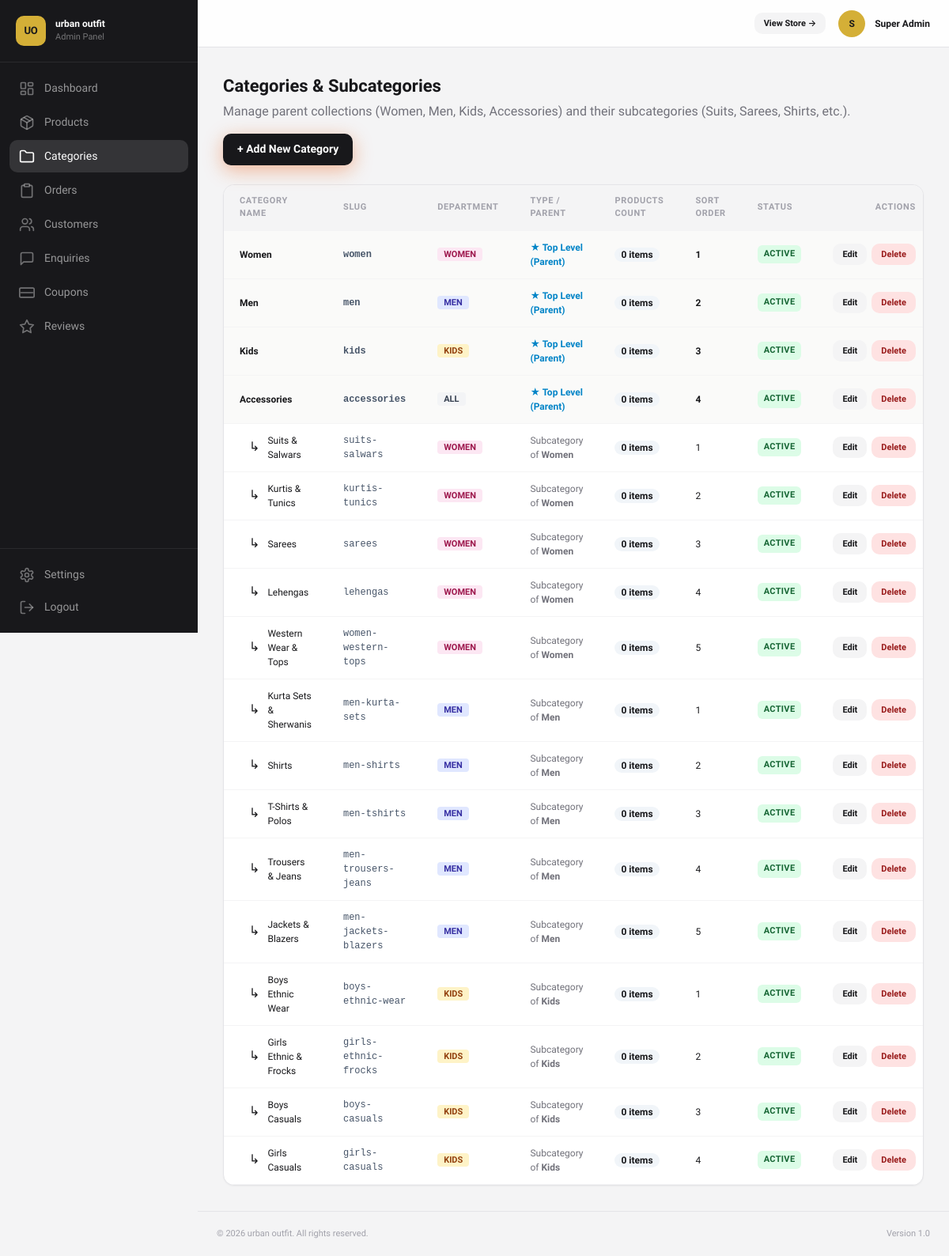
Screenshot of /admin/categories/index.php (signed in) with the database file from the repository.
### tables this page shows
CREATE TABLE IF NOT EXISTS categories (
  id INT UNSIGNED AUTO_INCREMENT PRIMARY KEY,
  name VARCHAR(100) NOT NULL,
  slug VARCHAR(100) UNIQUE NOT NULL,
  department ENUM('women', 'men', 'kids', 'all') DEFAULT 'all',
  description TEXT NULL,
  image VARCHAR(500) NULL,
  parent_id INT UNSIGNED DEFAULT 0,
  sort_order INT DEFAULT 0,
  is_active TINYINT(1) DEFAULT 1,
  created_at DATETIME DEFAULT CURRENT_TIMESTAMP,
  updated_at DATETIME DEFAULT CURRENT_TIMESTAMP ON UPDATE CURRENT_TIMESTAMP
);

### config/database.php (called while the page is built, shortened)
<?php
$dbHost = $_ENV['DB_HOST'] ?? '127.0.0.1';
$dbName = $_ENV['DB_NAME'] ?? 'cloths';
$dbUser = $_ENV['DB_USER'] ?? 'root';
$dbPass = $_ENV['DB_PASS'] ?? '';
$conn = @new mysqli($dbHost, $dbUser, $dbPass);
if ($conn && !$conn->connect_error) {
  $mysqli = new mysqli($dbHost, $dbUser, $dbPass, $dbName);
  $mysqli->set_charset('utf8mb4');
  $checkTable = $mysqli->query("SHOW TABLES LIKE 'products'");
  if ($checkTable && $checkTable->num_rows === 0) {
    $schemaFile = BASE_PATH . '/database/schema.sql';
    if (file_exists($schemaFile)) {
      $sql = file_get_contents($schemaFile);
      $mysqli->multi_query($sql);
      while ($mysqli->more_results() && $mysqli->next_result()) {;}
    }
  } else {
    $checkPsid = $mysqli->query("SHOW COLUMNS FROM orders LIKE 'payment_session_id'");
    if ($checkPsid && $checkPsid->num_rows === 0) {
      $mysqli->query("ALTER TABLE orders ADD COLUMN payment_session_id VARCHAR(255) NULL AFTER payment_method");
    }
    $checkWishlists = $mysqli->query("SHOW TABLES LIKE 'wishlists'");
    if ($checkWishlists && $checkWishlists->num_rows > 0) {
      $checkFk = $mysqli->query("SHOW CREATE TABLE wishlists");
      if ($checkFk) {
        $createSql = $checkFk->fetch_assoc()['Create Table'] ?? '';
        if (strpos($createSql, 'FOREIGN KEY') !== false) {
          $mysqli->query("DROP TABLE wishlists");
        }
      }
    }
    $checkMegaMenu = $mysqli->query("SHOW TABLES LIKE 'mega_menu_items'");
    if ($checkMegaMenu && $checkMegaMenu->num_rows === 0) {
      $mysqli->query("CREATE TABLE IF NOT EXISTS mega_menu_items (
        id INT UNSIGNED AUTO_INCREMENT PRIMARY KEY,
        department ENUM('men', 'women', 'kids', 'explore') NOT NULL,
        name VARCHAR(150) NOT NULL,
        slug VARCHAR(150) NOT NULL,
        url VARCHAR(500) NULL,
        image VARCHAR(500) NULL,
        sort_order INT DEFAULT 0,
        is_active TINYINT(1) DEFAULT 1,
        is_sale TINYINT(1) DEFAULT 0,
        created_at DATETIME DEFAULT CURRENT_TIMESTAMP,
        updated_at DATETIME DEFAULT CURRENT_TIMESTAMP ON UPDATE CURRENT_TIMESTAMP
      ) ENGINE=InnoDB DEFAULT CHARSET=utf8mb4 COLLATE=utf8mb4_unicode_ci");
      $mysqli->query("INSERT INTO mega_menu_items (department, name, slug, url, sort_order, is_active, is_sale) VALUES
        ('men', 'Oversized Drop Tees', 'oversized-tees', NULL, 1, 1, 0),
        ('men', 'Streetwear', 'streetwear', NULL, 2, 1, 0),
        ('men', 'Ethnic Fusion Kurtas', 'kurtas', NULL, 3, 1, 0),
        ('men', 'Resort Co-Ords', 'co-ords', NULL, 4, 1, 0),
        ('men', 'Shirts', 'shirts', NULL, 5, 1, 0),
        ('men', 'Bottoms', 'bottoms', NULL, 6, 1, 0),
        ('women', 'Chikankari Edit', 'chikankari', NULL, 1, 1, 0),
        ('women', 'Dresses & Co-Ords', 'dresses', NULL, 2, 1, 0),
        ('women', 'Kurtis & Sets', 'kurtis', NULL, 3, 1, 0),
        ('women', 'Streetwear', 'streetwear', NULL, 4, 1, 0),
        ('women', 'Linen Collection', 'linen', NULL, 5, 1, 0),
        ('women', 'Bottoms', 'bottoms', NULL, 6, 1, 0),
        ('kids', 'Boys', 'boys', NULL, 1, 1, 0),
        ('kids', 'Girls', 'girls', NULL, 2, 1, 0),
        ('kids', 'Ethnic Wear', 'ethnic', NULL, 3, 1, 0),
        ('kids', 'Matching Co-Ords', 'co-ords', NULL, 4, 1, 0),
        ('explore', 'New Arrivals', 'new-arrivals', NULL, 1, 1, 0),
        ('explore', 'Bestsellers', 'bestsellers', NULL, 2, 1, 0),
        ('explore', 'Heritage Fusion', 'ethnic-fusion', NULL, 3, 1, 0),
        ('explore', 'Sale', 'sale', NULL, 4, 1, 1)
      ");
    }
    $checkPrt = $mysqli->query("SHOW TABLES LIKE 'password_reset_tokens'");
    if ($checkPrt && $checkPrt->num_rows === 0) {
      $mysqli->query("CREATE TABLE IF NOT EXISTS password_reset_tokens (
        id INT UNSIGNED AUTO_INCREMENT PRIMARY KEY,
        customer_id INT UNSIGNED NOT NULL,
        token VARCHAR(64) NOT NULL UNIQUE,
        expires_at DATETIME NOT NULL,
        created_at DATETIME DEFAULT CURRENT_TIMESTAMP,
        INDEX idx_token (token),
        INDEX idx_customer (customer_id)
      ) ENGINE=InnoDB DEFAULT CHARSET=utf8mb4 COLLATE=utf8mb4_unicode_ci");
    }
    $checkRl = $mysqli->query("SHOW TABLES LIKE 'rate_limits'");
    if ($checkRl && $checkRl->num_rows === 0) {
      $mysqli->query("CREATE TABLE IF NOT EXISTS rate_limits (
        id INT UNSIGNED AUTO_INCREMENT PRIMARY KEY,
        rate_key VARCHAR(255) NOT NULL,
        ip_address VARCHAR(45) NOT NULL,
        attempts INT UNSIGNED DEFAULT 1,
        first_attempt_at DATETIME DEFAULT CURRENT_TIMESTAMP,
        UNIQUE KEY unique_rate (rate_key, ip_address)
      ) ENGINE=InnoDB DEFAULT CHARSET=utf8mb4");
    }
  }
} else {
  $mysqli = null;
}
function adminUrl($path = '') {
  return ADMIN_URL . ($path ? '/' . ltrim($path, '/') : '');
}
function siteUrl($path = '') {
  return BASE_URL . ($path ? '/' . ltrim($path, '/') : '');
}
function isAdminLoggedIn() {
  return isset($_SESSION['admin_id']) && !empty($_SESSION['admin_id']);
}
function getAdmin() {
  global $mysqli;
  $stmt = $mysqli->prepare('SELECT id, name, email, role, avatar, is_active FROM admins WHERE id = ?');
  $stmt->bind_param('i', $_SESSION['admin_id']);
  $stmt->execute();
  return $stmt->get_result()->fetch_assoc();
}
function sanitize($string) {
  return htmlspecialchars(trim((string)$string), ENT_QUOTES, 'UTF-8');
}

### admin/categories/index.php (the view, shortened to what this page needs)
<?php
require_once dirname(__DIR__, 2) . '/config/database.php';
$categories = $mysqli->query("
  SELECT c.*, p.name as parent_name,
    (SELECT COUNT(*) FROM products prod WHERE prod.category_id = c.id OR prod.subcategory_id = c.id) as product_count
  FROM categories c
  LEFT JOIN categories p ON c.parent_id = p.id
  ORDER BY c.parent_id ASC, c.sort_order ASC, c.name ASC
")->fetch_all(MYSQLI_ASSOC);
include dirname(__DIR__) . '/includes/header.php';
?>
<div class="admin-content">
  <div class="admin-page-header">
    <div>
      <h1>Categories &amp; Subcategories</h1>
      <p style="color: var(--color-text-secondary); margin-top: 4px;">
        Manage parent collections (Women, Men, Kids, Accessories) and their subcategories (Suits, Sarees, Shirts, etc.).
      </p>
    </div>
    <button class="btn btn-primary" onclick="openAddForm()">+ Add New Category</button>
  </div>
  <div class="admin-card">
    <div class="table-wrap">
      <table class="admin-table">
        <thead>
          <tr>
            <th>Category Name</th>
            <th>Slug</th>
            <th>Department</th>
            <th>Type / Parent</th>
            <th>Products Count</th>
            <th>Sort Order</th>
            <th>Status</th>
            <th style="text-align: right;">Actions</th>
          </tr>
        </thead>
        <tbody>
          <?php if (empty($categories)): ?>
            <tr>
              <td colspan="8" style="text-align: center; padding: 40px; color: var(--color-text-tertiary);">
                No categories found. Click "+ Add New Category" above to create one.
              </td>
            </tr>
          <?php else: ?>
            <?php foreach ($categories as $cat): ?>
              <?php
                $isSub = $cat['parent_id'] > 0;
                $deptBadge = match($cat['department']) {
                  'women' => 'background: #FCE7F3; color: #9D174D;',
                  'men' => 'background: #E0E7FF; color: #3730A3;',
                  'kids' => 'background: #FEF3C7; color: #92400E;',
                  default => 'background: #F3F4F6; color: #374151;'
                };
              ?>
              <tr style="<?= !$isSub ? 'background: #fafaf9; font-weight: 600;' : '' ?>">
                <td>
                  <div style="display: flex; align-items: center; gap: 10px;">
                    <?php if ($isSub): ?>
                      <span style="color: var(--color-text-tertiary); font-family: monospace; font-size: 16px; margin-left: 12px;">↳</span>
                    <?php endif; ?>
                    <span><?= sanitize($cat['name']) ?></span>
                  </div>
                </td>
                <td style="font-family: monospace; font-size: 12px; color: #475569;">
                  <?= sanitize($cat['slug']) ?>
                </td>
                <td>
                  <span style="font-size: 11px; font-weight: 700; text-transform: uppercase; padding: 2px 8px; border-radius: 4px; <?= $deptBadge ?>">
                    <?= ucfirst($cat['department']) ?>
                  </span>
                </td>
                <td>
                  <?php if ($isSub): ?>
                    <span style="color: var(--color-text-secondary); font-size: 12px;">Subcategory of <strong><?= sanitize($cat['parent_name'] ?? 'Parent') ?></strong></span>
                  <?php else: ?>
                    <span style="color: #0284c7; font-weight: 600; font-size: 12px;">★ Top Level (Parent)</span>
                  <?php endif; ?>
                </td>
                <td>
                  <span style="font-size: 12px; font-weight: 600; background: #f1f5f9; padding: 2px 8px; border-radius: 12px;">
                    <?= number_format($cat['product_count']) ?> items
                  </span>
                </td>
                <td><?= $cat['sort_order'] ?></td>
                <td>
                  <span class="status-badge <?= $cat['is_active'] ? 'status-active' : 'status-inactive' ?>">
                    <?= $cat['is_active'] ? 'Active' : 'Inactive' ?>
                  </span>
                </td>
                <td style="text-align: right;">
                  <div style="display: flex; gap: 6px; justify-content: flex-end;">
                    <button type="button" class="btn btn-secondary btn-sm" onclick="editCategory(<?= htmlspecialchars(json_encode($cat)) ?>)">
                      Edit
                    </button>
                    <form method="POST" action="<?= adminUrl('categories/delete.php?id=' . $cat['id']) ?>" style="display: inline;" onsubmit="return confirm('Are you sure you want to delete category \'<?= addslashes(sanitize($cat['name'])) ?>\'?')">
                      <button type="submit" class="btn btn-danger btn-sm">Delete</button>
                    </form>
                  </div>
                </td>
              </tr>
            <?php endforeach; ?>
          <?php endif; ?>
        </tbody>
      </table>
    </div>
  </div>
</div>
<?php include dirname(__DIR__) . '/includes/footer.php'; ?>

### admin/includes/header.php (shortened to what this page needs)
<?php
require_once dirname(__DIR__, 2) . '/config/database.php';
$admin = getAdmin();
?>
<!DOCTYPE html>
<html lang="en">
<head>
  <link rel="stylesheet" href="<?= siteUrl('css/style.css?v=' . time()) ?>">
  <link rel="stylesheet" href="<?= siteUrl('css/admin.css?v=' . time()) ?>">
</head>
<body class="<?= $bodyClass ?? '' ?>">
  <aside class="admin-sidebar" id="adminSidebar">
    <div class="sidebar-header">
      <a href="<?= adminUrl('index.php') ?>" class="sidebar-logo">UO</a>
      <span class="sidebar-brand">urban outfit<br><small>Admin Panel</small></span>
    </div>
    <nav class="sidebar-nav">
      <a href="<?= adminUrl('index.php') ?>" class="<?= basename($_SERVER['PHP_SELF']) === 'index.php' && !str_contains($_SERVER['PHP_SELF'], 'products') && !str_contains($_SERVER['PHP_SELF'], 'categories') && !str_contains($_SERVER['PHP_SELF'], 'orders') && !str_contains($_SERVER['PHP_SELF'], 'customers') && !str_contains($_SERVER['PHP_SELF'], 'enquiries') && !str_contains($_SERVER['PHP_SELF'], 'coupons') && !str_contains($_SERVER['PHP_SELF'], 'reviews') && !str_contains($_SERVER['PHP_SELF'], 'settings') ? 'active' : '' ?>">
        Dashboard
      </a>
      <a href="<?= adminUrl('products/') ?>" class="<?= str_contains($_SERVER['PHP_SELF'], '/products') ? 'active' : '' ?>">
        Products
      </a>
      <a href="<?= adminUrl('categories/') ?>" class="<?= str_contains($_SERVER['PHP_SELF'], '/categories') ? 'active' : '' ?>">
        <svg width="20" height="20" viewBox="0 0 24 24" fill="none" stroke="currentColor" stroke-width="2" stroke-linecap="round" stroke-linejoin="round"><path d="M4 20h16a2 2 0 0 0 2-2V8a2 2 0 0 0-2-2h-7.93a2 2 0 0 1-1.66-.9l-.82-1.2A2 2 0 0 0 7.93 3H4a2 2 0 0 0-2 2v13c0 1.1.9 2 2 2Z"/></svg>
        Categories
      </a>
      <a href="<?= adminUrl('orders/') ?>" class="<?= str_contains($_SERVER['PHP_SELF'], '/orders') ? 'active' : '' ?>">
        <svg width="20" height="20" viewBox="0 0 24 24" fill="none" stroke="currentColor" stroke-width="2" stroke-linecap="round" stroke-linejoin="round"><path d="M16 4h2a2 2 0 0 1 2 2v14a2 2 0 0 1-2 2H6a2 2 0 0 1-2-2V6a2 2 0 0 1 2-2h2"/><rect width="8" height="4" x="8" y="2" rx="1" ry="1"/></svg>
        Orders
      </a>
      <a href="<?= adminUrl('customers/') ?>" class="<?= str_contains($_SERVER['PHP_SELF'], '/customers') ? 'active' : '' ?>">
        <svg width="20" height="20" viewBox="0 0 24 24" fill="none" stroke="currentColor" stroke-width="2" stroke-linecap="round" stroke-linejoin="round"><path d="M16 21v-2a4 4 0 0 0-4-4H6a4 4 0 0 0-4 4v2"/><circle cx="9" cy="7" r="4"/><path d="M22 21v-2a4 4 0 0 0-3-3.87"/><path d="M16 3.13a4 4 0 0 1 0 7.75"/></svg>
        Customers
      </a>
      <a href="<?= adminUrl('enquiries/') ?>" class="<?= str_contains($_SERVER['PHP_SELF'], '/enquiries') ? 'active' : '' ?>">
        <svg width="20" height="20" viewBox="0 0 24 24" fill="none" stroke="currentColor" stroke-width="2" stroke-linecap="round" stroke-linejoin="round"><path d="M21 15a2 2 0 0 1-2 2H7l-4 4V5a2 2 0 0 1 2-2h14a2 2 0 0 1 2 2z"/></svg>
        Enquiries
      </a>
      <a href="<?= adminUrl('coupons/') ?>" class="<?= str_contains($_SERVER['PHP_SELF'], '/coupons') ? 'active' : '' ?>">
        <svg width="20" height="20" viewBox="0 0 24 24" fill="none" stroke="currentColor" stroke-width="2" stroke-linecap="round" stroke-linejoin="round"><path d="M21 5H3a2 2 0 0 0-2 2v10a2 2 0 0 0 2 2h18a2 2 0 0 0 2-2V7a2 2 0 0 0-2-2Z"/><path d="M21 12H3"/></svg>
        Coupons
      </a>
      <a href="<?= adminUrl('reviews/') ?>" class="<?= str_contains($_SERVER['PHP_SELF'], '/reviews') ? 'active' : '' ?>">
        <svg width="20" height="20" viewBox="0 0 24 24" fill="none" stroke="currentColor" stroke-width="2" stroke-linecap="round" stroke-linejoin="round"><polygon points="12 2 15.09 8.26 22 9.27 17 14.14 18.18 21.02 12 17.77 5.82 21.02 7 14.14 2 9.27 8.91 8.26 12 2"/></svg>
        Reviews
      </a>
    </nav>
    <div class="sidebar-footer">
      <a href="<?= adminUrl('settings/') ?>" class="<?= str_contains($_SERVER['PHP_SELF'], '/settings') ? 'active' : '' ?>">
        Settings
      </a>
      <a href="<?= adminUrl('logout.php') ?>">
        <svg width="20" height="20" viewBox="0 0 24 24" fill="none" stroke="currentColor" stroke-width="2" stroke-linecap="round" stroke-linejoin="round"><path d="M9 21H5a2 2 0 0 1-2-2V5a2 2 0 0 1 2-2h4"/><polyline points="16 17 21 12 16 7"/><line x1="21" x2="9" y1="12" y2="12"/></svg>
        Logout
      </a>
    </div>
  </aside>
  <div class="admin-main">
    <header class="admin-topbar">
      <div class="admin-topbar-right">
        <a href="<?= siteUrl('index.php') ?>" target="_blank" class="btn btn-secondary btn-sm">View Store &rarr;</a>
        <div class="admin-user">
          <div class="admin-avatar"><?= $admin ? strtoupper(substr($admin['name'], 0, 1)) : 'A' ?></div>
          <span><?= $admin ? sanitize($admin['name']) : 'Admin' ?></span>
        </div>
      </div>
    </header>

### admin/includes/footer.php (shortened to what this page needs)
  <footer class="admin-footer">
    <span>&copy; <?= date('Y') ?> urban outfit. All rights reserved.</span>
    <span>Version 1.0</span>
  </footer>
</div>
</body>
</html>

### rows the page displays
categories: name "Women", slug "women", department "WOMEN", parent_id "★ Top Level (Parent)", product_count "0", sort_order "1", is_active "ACTIVE"
categories: name "Men", slug "men", department "MEN", parent_id "★ Top Level (Parent)", product_count "0", sort_order "2", is_active "ACTIVE"
categories: name "Kids", slug "kids", department "KIDS", parent_id "★ Top Level (Parent)", product_count "0", sort_order "3", is_active "ACTIVE"
categories: name "Accessories", slug "accessories", department "ALL", parent_id "★ Top Level (Parent)", product_count "0", sort_order "4", is_active "ACTIVE"
categories: name "Suits & Salwars", slug "suits-salwars", department "WOMEN", categories.name "Women", product_count "0", sort_order "1", is_active "ACTIVE"
categories: name "Kurtis & Tunics", slug "kurtis-tunics", department "WOMEN", categories.name "Women", product_count "0", sort_order "2", is_active "ACTIVE"
categories: name "Sarees", slug "sarees", department "WOMEN", categories.name "Women", product_count "0", sort_order "3", is_active "ACTIVE"
categories: name "Lehengas", slug "lehengas", department "WOMEN", categories.name "Women", product_count "0", sort_order "4", is_active "ACTIVE"
categories: name "Western Wear & Tops", slug "women-western-tops", department "WOMEN", categories.name "Women", product_count "0", sort_order "5", is_active "ACTIVE"
categories: name "Kurta Sets & Sherwanis", slug "men-kurta-sets", department "MEN", categories.name "Men", product_count "0", sort_order "1", is_active "ACTIVE"
categories: name "Shirts", slug "men-shirts", department "MEN", categories.name "Men", product_count "0", sort_order "2", is_active "ACTIVE"
categories: name "T-Shirts & Polos", slug "men-tshirts", department "MEN", categories.name "Men", product_count "0", sort_order "3", is_active "ACTIVE"
categories: name "Trousers & Jeans", slug "men-trousers-jeans", department "MEN", categories.name "Men", product_count "0", sort_order "4", is_active "ACTIVE"
categories: name "Jackets & Blazers", slug "men-jackets-blazers", department "MEN", categories.name "Men", product_count "0", sort_order "5", is_active "ACTIVE"
categories: name "Boys Ethnic Wear", slug "boys-ethnic-wear", department "KIDS", categories.name "Kids", product_count "0", sort_order "1", is_active "ACTIVE"
categories: name "Girls Ethnic & Frocks", slug "girls-ethnic-frocks", department "KIDS", categories.name "Kids", product_count "0", sort_order "2", is_active "ACTIVE"
categories: name "Boys Casuals", slug "boys-casuals", department "KIDS", categories.name "Kids", product_count "0", sort_order "3", is_active "ACTIVE"
categories: name "Girls Casuals", slug "girls-casuals", department "KIDS", categories.name "Kids", product_count "0", sort_order "4", is_active "ACTIVE"

### other values shown
substr($admin['name'], 0, 1) "S"
$admin['name'] "Super Admin"
